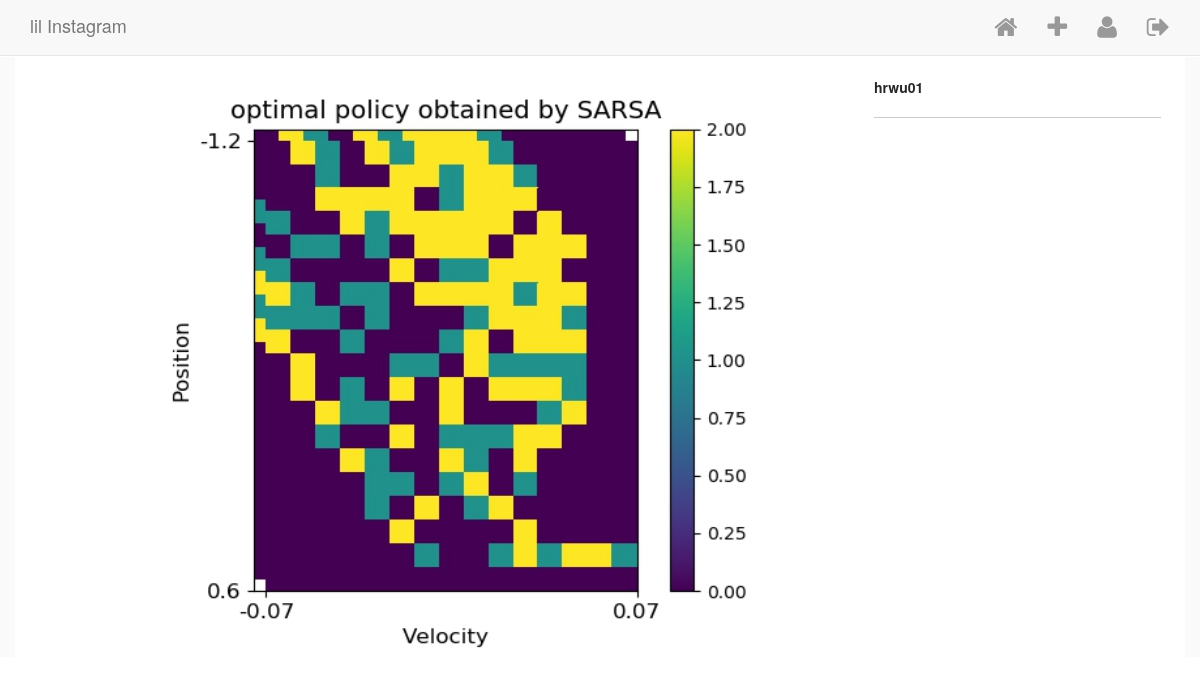
Before: /insta/posts/detail/1 (signed in) with the older database file.
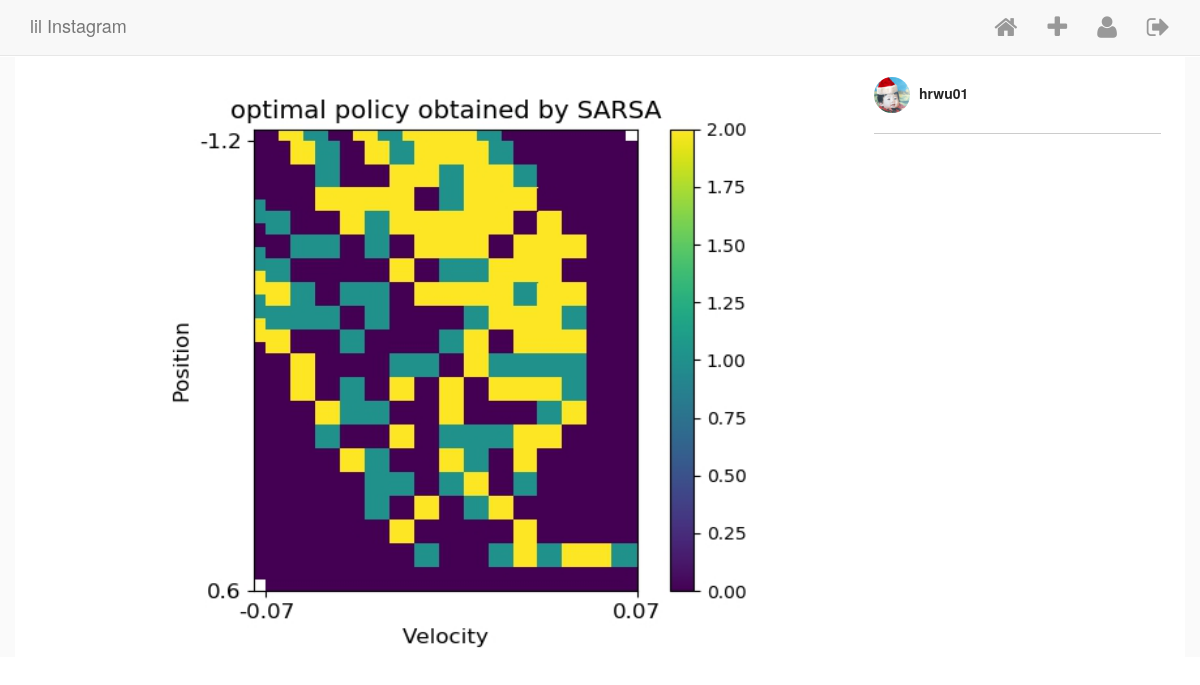
After: the same page with the newer database file.
### allmodels/models.py (models this page shows, shortened)
class Post(models.Model):
    author = models.ForeignKey(
        InstaUser,
        on_delete=models.CASCADE,
        related_name='my_posts'
    )
    title = models.TextField(blank = True,null = True)
    image = ProcessedImageField(
        upload_to = 'static/images/posts',
        format = 'JPEG',
        options = {'quality':100},
        blank = True,
        null = True
    )

class InstaUser(AbstractUser):
    profile_pic = ProcessedImageField(
        upload_to = 'static/images/profile_pics',
        format = 'JPEG',
        options = {'quality':100},
        null = True,
        blank = True,
    )

### insta/views.py (the view)
# urls.py: path('posts/detail/<int:pk>', views.PostDetailView.as_view(),name = 'post_detail'),
class PostDetailView(LoginRequiredMixin,DetailView):
    model = Post
    template_name = 'post_detail.html'
    login_url = 'login'

### templates/post_detail.html
{% extends "base.html" %}
{% load custom_tags %}
{% block content %}
<div class="row single-post">
    <div class="single-post-card view-update {{ object.pk }}">
        <div class="header">
            <a href="{% url 'user_detail' object.author.pk %}">
                {% if object.author.profile_pic %}
                    <img class="picture-circle--medium" src="/{{object.author.profile_pic}}">
                {% endif %}
                {{ object.author.username }}
            </a>
        </div>
        <div class="image__wrapper">
            <img class="card__main-image" src="/{{object.image}}" width='1000', height='1000'>
        </div>
    </div>
</div>
{% endblock content %}

Changed rows visible on the page:
changed through a linked row, Post "hrwu01": author.profile_pic: picture added
